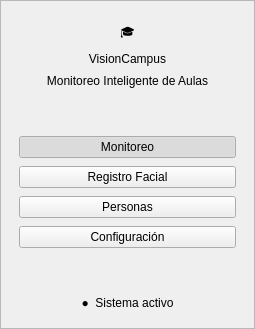
          <widget class="QFrame" name="menu">
            <property name="minimumSize">
              <size>
                <width>255</width>
                <height>0</height>
              </size>
            </property>
            <property name="maximumSize">
              <size>
                <width>255</width>
                <height>16777215</height>
              </size>
            </property>
            <property name="frameShape">
              <enum>QFrame::StyledPanel</enum>
            </property>
            <layout class="QVBoxLayout" name="layoutMenu">
              <property name="spacing"><number>8</number></property><property name="leftMargin">
                <number>18</number>
              </property>
              <property name="topMargin">
                <number>22</number>
              </property>
              <property name="rightMargin">
                <number>18</number>
              </property>
              <property name="bottomMargin">
                <number>18</number>
              </property>
              <item>
                <widget class="QLabel" name="logoIcon">
                  <property name="text">
                    <string>🎓</string>
                  </property>
                  <property name="alignment">
                    <set>Qt::AlignCenter</set>
                  </property>
                </widget>
              </item>
              <item>
                <widget class="QLabel" name="marca">
                  <property name="text">
                    <string>VisionCampus</string>
                  </property>
                  <property name="alignment">
                    <set>Qt::AlignCenter</set>
                  </property>
                </widget>
              </item>
              <item>
                <widget class="QLabel" name="subtituloMarca">
                  <property name="text">
                    <string>Monitoreo Inteligente de Aulas</string>
                  </property>
                  <property name="alignment">
                    <set>Qt::AlignCenter</set>
                  </property>
                </widget>
              </item>
              <item>
                <spacer name="espacioMarca">
                  <property name="orientation">
                    <enum>Qt::Vertical</enum>
                  </property>
                  <property name="sizeType"><enum>QSizePolicy::Fixed</enum></property><property name="sizeHint">
                    <size>
                      <width>20</width>
                      <height>40</height>
                    </size>
                  </property>
                </spacer>
              </item>
              <item>
                <widget class="QPushButton" name="btnMonitoreo">
                  <property name="text">
                    <string>Monitoreo</string>
                  </property>
                  <property name="checkable">
                    <bool>true</bool>
                  </property>
                  <property name="checked">
                    <bool>true</bool>
                  </property>
                </widget>
              </item>
              <item>
                <widget class="QPushButton" name="btnRegistroFacial">
                  <property name="text">
                    <string>Registro Facial</string>
                  </property>
                  <property name="checkable">
                    <bool>true</bool>
                  </property>
                </widget>
              </item>
              <item>
                <widget class="QPushButton" name="btnPersonas">
                  <property name="text">
                    <string>Personas</string>
                  </property>
                  <property name="checkable">
                    <bool>true</bool>
                  </property>
                </widget>
              </item>
              <item>
                <widget class="QPushButton" name="btnConfiguracion">
                  <property name="text">
                    <string>Configuración</string>
                  </property>
                  <property name="checkable">
                    <bool>true</bool>
                  </property>
                </widget>
              </item>
              <item>
                <spacer name="espacioMenu">
                  <property name="orientation">
                    <enum>Qt::Vertical</enum>
                  </property>
                  <property name="sizeHint">
                    <size>
                      <width>20</width>
                      <height>40</height>
                    </size>
                  </property>
                </spacer>
              </item>
              <item>
                <widget class="QLabel" name="estadoSistema">
                  <property name="text">
                    <string>●  Sistema activo</string>
                  </property>
                  <property name="alignment">
                    <set>Qt::AlignCenter</set>
                  </property>
                </widget>
              </item>
            </layout>
          </widget>
